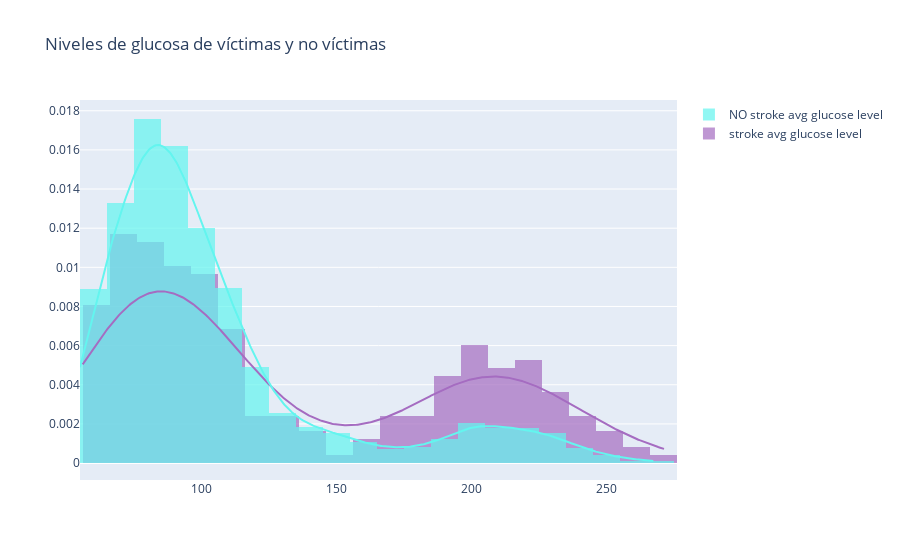

Source (notebook cell):
### Markdown cell above
#### 2. Nivel promedio de glucosa en sangre

### Code cell
hist_data = [df_stroke['avg_glucose_level'], df_stroke_NO['avg_glucose_level']]

group_labels = ['stroke avg glucose level', 'NO stroke avg glucose level']
colors = ['#A56CC1', '#63F5EF']

fig = ff.create_distplot(hist_data, group_labels, bin_size=10, colors=colors, show_rug=False)
fig.update_layout(title_text='Niveles de glucosa de víctimas y no víctimas')

fig.show()

### Figure 1 — Plotly figure (JSON) as saved in the notebook; plotly's stock layout.template omitted (floating-point values rounded to 4 significant figures; data arrays with more than 128 entries replaced by an {"elided": "..."} marker saying what was removed)
{"data": [{"histnorm": "probability density", "legendgroup": "stroke avg glucose level", "marker": {"color": "#A56CC1"}, "name": "stroke avg glucose level", "opacity": 0.7, "type": "histogram", "x": {"elided": "248 float values"}, "xaxis": "x", "xbins": {"end": 271.7, "size": 10, "start": 56.11}, "yaxis": "y"}, {"histnorm": "probability density", "legendgroup": "NO stroke avg glucose level", "marker": {"color": "#63F5EF"}, "name": "NO stroke avg glucose level", "opacity": 0.7, "type": "histogram", "x": {"elided": "4733 float values"}, "xaxis": "x", "xbins": {"end": 267.8, "size": 10, "start": 55.12}, "yaxis": "y"}, {"legendgroup": "stroke avg glucose level", "marker": {"color": "#A56CC1"}, "mode": "lines", "name": "stroke avg glucose level", "showlegend": false, "type": "scatter", "x": {"elided": "500 float values"}, "xaxis": "x", "y": {"elided": "500 float values"}, "yaxis": "y"}, {"legendgroup": "NO stroke avg glucose level", "marker": {"color": "#63F5EF"}, "mode": "lines", "name": "NO stroke avg glucose level", "showlegend": false, "type": "scatter", "x": {"elided": "500 float values"}, "xaxis": "x", "y": {"elided": "500 float values"}, "yaxis": "y"}], "layout": {"autosize": true, "barmode": "overlay", "hovermode": "closest", "legend": {"traceorder": "reversed"}, "title": {"text": "Niveles de glucosa de víctimas y no víctimas"}, "xaxis": {"anchor": "y2", "autorange": true, "domain": [0, 1], "range": [55.12, 276.1], "type": "linear", "zeroline": false}, "yaxis": {"anchor": "free", "autorange": true, "domain": [0, 1], "position": 0, "range": [-0.0008655, 0.01855], "type": "linear"}}}
